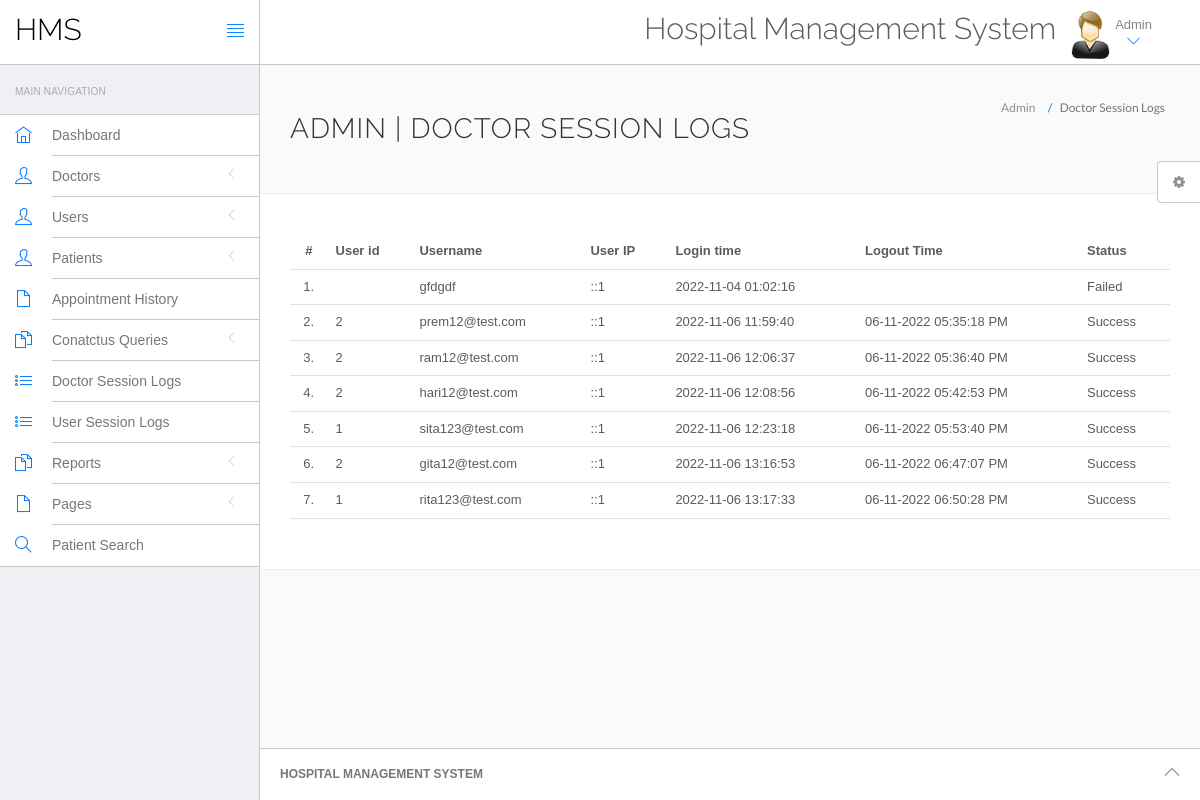
The app's page /hospital/hms/admin/doctor-logs.php (signed in) with its own data.
### tables this page shows
CREATE TABLE `doctorslog` (
  `id` int(11) NOT NULL,
  `uid` int(11) DEFAULT NULL,
  `username` varchar(255) DEFAULT NULL,
  `userip` binary(16) DEFAULT NULL,
  `loginTime` timestamp NULL DEFAULT current_timestamp(),
  `logout` varchar(255) DEFAULT NULL,
  `status` int(11) DEFAULT NULL
);

### hospital/hms/admin/doctor-logs.php (the view, shortened to what this page needs)
<?php
include('include/config.php');
if(strlen($_SESSION['id']==0)) {
 header('location:logout.php');
  } else{
?>
<!DOCTYPE html>
<html lang="en">
	<head>
		<link rel="stylesheet" href="vendor/bootstrap/css/bootstrap.min.css">
		<link rel="stylesheet" href="vendor/fontawesome/css/font-awesome.min.css">
		<link rel="stylesheet" href="vendor/themify-icons/themify-icons.min.css">
		<link href="vendor/animate.css/animate.min.css" rel="stylesheet" media="screen">
		<link href="vendor/perfect-scrollbar/perfect-scrollbar.min.css" rel="stylesheet" media="screen">
		<link href="vendor/switchery/switchery.min.css" rel="stylesheet" media="screen">
		<link href="vendor/bootstrap-touchspin/jquery.bootstrap-touchspin.min.css" rel="stylesheet" media="screen">
		<link href="vendor/select2/select2.min.css" rel="stylesheet" media="screen">
		<link href="vendor/bootstrap-datepicker/bootstrap-datepicker3.standalone.min.css" rel="stylesheet" media="screen">
		<link href="vendor/bootstrap-timepicker/bootstrap-timepicker.min.css" rel="stylesheet" media="screen">
		<link rel="stylesheet" href="assets/css/styles.css">
		<link rel="stylesheet" href="assets/css/plugins.css">
		<link rel="stylesheet" href="assets/css/themes/theme-1.css" id="skin_color" />
	</head>
	<body>
		<div id="app">
<?php include('include/sidebar.php');?>
			<div class="app-content">
					<?php include('include/header.php');?>
				<div class="main-content" >
					<div class="wrap-content container" id="container">
						<section id="page-title">
							<div class="row">
								<div class="col-sm-8">
									<h1 class="mainTitle">Admin  | Doctor Session Logs</h1>
																	</div>
								<ol class="breadcrumb">
									<li>
										<span>Admin </span>
									</li>
									<li class="active">
										<span>Doctor Session Logs</span>
									</li>
								</ol>
							</div>
						</section>
						<div class="container-fluid container-fullw bg-white">
									<div class="row">
								<div class="col-md-12">
									<table class="table table-hover" id="sample-table-1">
										<thead>
											<tr>
												<th class="center">#</th>
												<th class="hidden-xs">User id</th>
												<th>Username</th>
												<th>User IP</th>
												<th>Login time</th>
												<th>Logout Time </th>
												<th> Status </th>
											</tr>
										</thead>
										<tbody>
<?php
$sql=mysqli_query($con,"select * from doctorslog ");
$cnt=1;
while($row=mysqli_fetch_array($sql))
{
?>
											<tr>
												<td class="center"><?php echo $cnt;?>.</td>
												<td class="hidden-xs"><?php echo $row['uid'];?></td>
												<td class="hidden-xs"><?php echo $row['username'];?></td>
												<td><?php echo $row['userip'];?></td>
												<td><?php echo $row['loginTime'];?></td>
												<td><?php echo $row['logout'];?>
												</td>
												<td>
<?php if($row['status']==1)
{
	echo "Success";
}
else
{
	echo "Failed";
}?>
</td>
											</tr>
											<?php
$cnt=$cnt+1;
											 }?>
										</tbody>
									</table>
								</div>
							</div>
								</div>
					</div>
				</div>
			</div>
	<?php include('include/footer.php');?>
	<?php include('include/setting.php');?>
		</div>
	</body>
</html>
<?php } ?>

### hospital/hms/admin/assets/css/themes/theme-1.css (style rules this page uses)
body { background: #FAFAFA; }

### records on screen
doctorslog: username "gfdgdf", userip "::1", loginTime "2022-11-04 01:02:16", status "Failed"
doctorslog: uid "2", username "prem12@test.com", userip "::1", loginTime "2022-11-06 11:59:40", logout "06-11-2022 05:35:18 PM", status "Success"
doctorslog: uid "2", username "ram12@test.com", userip "::1", loginTime "2022-11-06 12:06:37", logout "06-11-2022 05:36:40 PM", status "Success"
doctorslog: uid "2", username "hari12@test.com", userip "::1", loginTime "2022-11-06 12:08:56", logout "06-11-2022 05:42:53 PM", status "Success"
doctorslog: uid "1", username "sita123@test.com", userip "::1", loginTime "2022-11-06 12:23:18", logout "06-11-2022 05:53:40 PM", status "Success"
doctorslog: uid "2", username "gita12@test.com", userip "::1", loginTime "2022-11-06 13:16:53", logout "06-11-2022 06:47:07 PM", status "Success"
doctorslog: uid "1", username "rita123@test.com", userip "::1", loginTime "2022-11-06 13:17:33", logout "06-11-2022 06:50:28 PM", status "Success"
